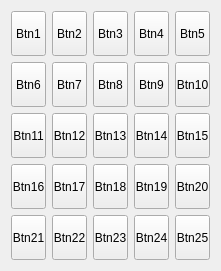
<?xml version="1.0" encoding="UTF-8"?>
<ui version="4.0">
 <class>Form</class>
 <widget class="QWidget" name="Form">
  <property name="geometry">
   <rect>
    <x>0</x>
    <y>0</y>
    <width>217</width>
    <height>267</height>
   </rect>
  </property>
  <property name="windowTitle">
   <string>Form</string>
  </property>
  <layout class="QGridLayout" name="gridLayout">
   <item row="0" column="0">
    <widget class="QToolButton" name="toolButton_1">
     <property name="sizePolicy">
      <sizepolicy hsizetype="Minimum" vsizetype="Minimum">
       <horstretch>0</horstretch>
       <verstretch>0</verstretch>
      </sizepolicy>
     </property>
     <property name="minimumSize">
      <size>
       <width>35</width>
       <height>45</height>
      </size>
     </property>
     <property name="maximumSize">
      <size>
       <width>30</width>
       <height>45</height>
      </size>
     </property>
     <property name="text">
      <string>Btn1</string>
     </property>
     <property name="iconSize">
      <size>
       <width>20</width>
       <height>20</height>
      </size>
     </property>
    </widget>
   </item>
   <item row="0" column="1">
    <widget class="QToolButton" name="toolButton_2">
     <property name="sizePolicy">
      <sizepolicy hsizetype="Minimum" vsizetype="Minimum">
       <horstretch>0</horstretch>
       <verstretch>0</verstretch>
      </sizepolicy>
     </property>
     <property name="minimumSize">
      <size>
       <width>35</width>
       <height>45</height>
      </size>
     </property>
     <property name="maximumSize">
      <size>
       <width>30</width>
       <height>45</height>
      </size>
     </property>
     <property name="text">
      <string>Btn2</string>
     </property>
     <property name="iconSize">
      <size>
       <width>20</width>
       <height>20</height>
      </size>
     </property>
    </widget>
   </item>
   <item row="0" column="2">
    <widget class="QToolButton" name="toolButton_3">
     <property name="sizePolicy">
      <sizepolicy hsizetype="Minimum" vsizetype="Minimum">
       <horstretch>0</horstretch>
       <verstretch>0</verstretch>
      </sizepolicy>
     </property>
     <property name="minimumSize">
      <size>
       <width>35</width>
       <height>45</height>
      </size>
     </property>
     <property name="maximumSize">
      <size>
       <width>30</width>
       <height>45</height>
      </size>
     </property>
     <property name="text">
      <string>Btn3</string>
     </property>
     <property name="iconSize">
      <size>
       <width>20</width>
       <height>20</height>
      </size>
     </property>
    </widget>
   </item>
   <item row="0" column="3">
    <widget class="QToolButton" name="toolButton_4">
     <property name="sizePolicy">
      <sizepolicy hsizetype="Minimum" vsizetype="Minimum">
       <horstretch>0</horstretch>
       <verstretch>0</verstretch>
      </sizepolicy>
     </property>
     <property name="minimumSize">
      <size>
       <width>35</width>
       <height>45</height>
      </size>
     </property>
     <property name="maximumSize">
      <size>
       <width>30</width>
       <height>45</height>
      </size>
     </property>
     <property name="text">
      <string>Btn4</string>
     </property>
     <property name="iconSize">
      <size>
       <width>20</width>
       <height>20</height>
      </size>
     </property>
    </widget>
   </item>
   <item row="0" column="4">
    <widget class="QToolButton" name="toolButton_5">
     <property name="sizePolicy">
      <sizepolicy hsizetype="Minimum" vsizetype="Minimum">
       <horstretch>0</horstretch>
       <verstretch>0</verstretch>
      </sizepolicy>
     </property>
     <property name="minimumSize">
      <size>
       <width>35</width>
       <height>45</height>
      </size>
     </property>
     <property name="maximumSize">
      <size>
       <width>30</width>
       <height>45</height>
      </size>
     </property>
     <property name="text">
      <string>Btn5</string>
     </property>
     <property name="iconSize">
      <size>
       <width>20</width>
       <height>20</height>
      </size>
     </property>
    </widget>
   </item>
   <item row="1" column="0">
    <widget class="QToolButton" name="toolButton_6">
     <property name="sizePolicy">
      <sizepolicy hsizetype="Minimum" vsizetype="Minimum">
       <horstretch>0</horstretch>
       <verstretch>0</verstretch>
      </sizepolicy>
     </property>
     <property name="minimumSize">
      <size>
       <width>35</width>
       <height>45</height>
      </size>
     </property>
     <property name="maximumSize">
      <size>
       <width>30</width>
       <height>45</height>
      </size>
     </property>
     <property name="text">
      <string>Btn6</string>
     </property>
     <property name="iconSize">
      <size>
       <width>20</width>
       <height>20</height>
      </size>
     </property>
    </widget>
   </item>
   <item row="1" column="1">
    <widget class="QToolButton" name="toolButton_10">
     <property name="sizePolicy">
      <sizepolicy hsizetype="Minimum" vsizetype="Minimum">
       <horstretch>0</horstretch>
       <verstretch>0</verstretch>
      </sizepolicy>
     </property>
     <property name="minimumSize">
      <size>
       <width>35</width>
       <height>45</height>
      </size>
     </property>
     <property name="maximumSize">
      <size>
       <width>30</width>
       <height>45</height>
      </size>
     </property>
     <property name="text">
      <string>Btn7</string>
     </property>
     <property name="iconSize">
      <size>
       <width>20</width>
       <height>20</height>
      </size>
     </property>
    </widget>
   </item>
   <item row="1" column="2">
    <widget class="QToolButton" name="toolButton_8">
     <property name="sizePolicy">
      <sizepolicy hsizetype="Minimum" vsizetype="Minimum">
       <horstretch>0</horstretch>
       <verstretch>0</verstretch>
      </sizepolicy>
     </property>
     <property name="minimumSize">
      <size>
       <width>35</width>
       <height>45</height>
      </size>
     </property>
     <property name="maximumSize">
      <size>
       <width>30</width>
       <height>45</height>
      </size>
     </property>
     <property name="text">
      <string>Btn8</string>
     </property>
     <property name="iconSize">
      <size>
       <width>20</width>
       <height>20</height>
      </size>
     </property>
    </widget>
   </item>
   <item row="1" column="3">
    <widget class="QToolButton" name="toolButton_7">
     <property name="sizePolicy">
      <sizepolicy hsizetype="Minimum" vsizetype="Minimum">
       <horstretch>0</horstretch>
       <verstretch>0</verstretch>
      </sizepolicy>
     </property>
     <property name="minimumSize">
      <size>
       <width>35</width>
       <height>45</height>
      </size>
     </property>
     <property name="maximumSize">
      <size>
       <width>30</width>
       <height>45</height>
      </size>
     </property>
     <property name="text">
      <string>Btn9</string>
     </property>
     <property name="iconSize">
      <size>
       <width>20</width>
       <height>20</height>
      </size>
     </property>
    </widget>
   </item>
   <item row="1" column="4">
    <widget class="QToolButton" name="toolButton_12">
     <property name="sizePolicy">
      <sizepolicy hsizetype="Minimum" vsizetype="Minimum">
       <horstretch>0</horstretch>
       <verstretch>0</verstretch>
      </sizepolicy>
     </property>
     <property name="minimumSize">
      <size>
       <width>35</width>
       <height>45</height>
      </size>
     </property>
     <property name="maximumSize">
      <size>
       <width>30</width>
       <height>45</height>
      </size>
     </property>
     <property name="text">
      <string>Btn10</string>
     </property>
     <property name="iconSize">
      <size>
       <width>20</width>
       <height>20</height>
      </size>
     </property>
    </widget>
   </item>
   <item row="2" column="0">
    <widget class="QToolButton" name="toolButton_9">
     <property name="sizePolicy">
      <sizepolicy hsizetype="Minimum" vsizetype="Minimum">
       <horstretch>0</horstretch>
       <verstretch>0</verstretch>
      </sizepolicy>
     </property>
     <property name="minimumSize">
      <size>
       <width>35</width>
       <height>45</height>
      </size>
     </property>
     <property name="maximumSize">
      <size>
       <width>30</width>
       <height>45</height>
      </size>
     </property>
     <property name="text">
      <string>Btn11</string>
     </property>
     <property name="iconSize">
      <size>
       <width>20</width>
       <height>20</height>
      </size>
     </property>
    </widget>
   </item>
   <item row="2" column="1">
    <widget class="QToolButton" name="toolButton_11">
     <property name="sizePolicy">
      <sizepolicy hsizetype="Minimum" vsizetype="Minimum">
       <horstretch>0</horstretch>
       <verstretch>0</verstretch>
      </sizepolicy>
     </property>
     <property name="minimumSize">
      <size>
       <width>35</width>
       <height>45</height>
      </size>
     </property>
     <property name="maximumSize">
      <size>
       <width>30</width>
       <height>45</height>
      </size>
     </property>
     <property name="text">
      <string>Btn12</string>
     </property>
     <property name="iconSize">
      <size>
       <width>20</width>
       <height>20</height>
      </size>
     </property>
    </widget>
   </item>
   <item row="2" column="2">
    <widget class="QToolButton" name="toolButton_14">
     <property name="sizePolicy">
      <sizepolicy hsizetype="Minimum" vsizetype="Minimum">
       <horstretch>0</horstretch>
       <verstretch>0</verstretch>
      </sizepolicy>
     </property>
     <property name="minimumSize">
      <size>
       <width>35</width>
       <height>45</height>
      </size>
     </property>
     <property name="maximumSize">
      <size>
       <width>30</width>
       <height>45</height>
      </size>
     </property>
     <property name="text">
      <string>Btn13</string>
     </property>
     <property name="iconSize">
      <size>
       <width>20</width>
       <height>20</height>
      </size>
     </property>
    </widget>
   </item>
   <item row="2" column="3">
    <widget class="QToolButton" name="toolButton_18">
     <property name="sizePolicy">
      <sizepolicy hsizetype="Minimum" vsizetype="Minimum">
       <horstretch>0</horstretch>
       <verstretch>0</verstretch>
      </sizepolicy>
     </property>
     <property name="minimumSize">
      <size>
       <width>35</width>
       <height>45</height>
      </size>
     </property>
     <property name="maximumSize">
      <size>
       <width>30</width>
       <height>45</height>
      </size>
     </property>
     <property name="text">
      <string>Btn14</string>
     </property>
     <property name="iconSize">
      <size>
       <width>20</width>
       <height>20</height>
      </size>
     </property>
    </widget>
   </item>
   <item row="2" column="4">
    <widget class="QToolButton" name="toolButton_13">
     <property name="sizePolicy">
      <sizepolicy hsizetype="Minimum" vsizetype="Minimum">
       <horstretch>0</horstretch>
       <verstretch>0</verstretch>
      </sizepolicy>
     </property>
     <property name="minimumSize">
      <size>
       <width>35</width>
       <height>45</height>
      </size>
     </property>
     <property name="maximumSize">
      <size>
       <width>30</width>
       <height>45</height>
      </size>
     </property>
     <property name="text">
      <string>Btn15</string>
     </property>
     <property name="iconSize">
      <size>
       <width>20</width>
       <height>20</height>
      </size>
     </property>
    </widget>
   </item>
   <item row="3" column="0">
    <widget class="QToolButton" name="toolButton_16">
     <property name="sizePolicy">
      <sizepolicy hsizetype="Minimum" vsizetype="Minimum">
       <horstretch>0</horstretch>
       <verstretch>0</verstretch>
      </sizepolicy>
     </property>
     <property name="minimumSize">
      <size>
       <width>35</width>
       <height>45</height>
      </size>
     </property>
     <property name="maximumSize">
      <size>
       <width>30</width>
       <height>45</height>
      </size>
     </property>
     <property name="text">
      <string>Btn16</string>
     </property>
     <property name="iconSize">
      <size>
       <width>20</width>
       <height>20</height>
      </size>
     </property>
    </widget>
   </item>
   <item row="3" column="1">
    <widget class="QToolButton" name="toolButton_15">
     <property name="sizePolicy">
      <sizepolicy hsizetype="Minimum" vsizetype="Minimum">
       <horstretch>0</horstretch>
       <verstretch>0</verstretch>
      </sizepolicy>
     </property>
     <property name="minimumSize">
      <size>
       <width>35</width>
       <height>45</height>
      </size>
     </property>
     <property name="maximumSize">
      <size>
       <width>30</width>
       <height>45</height>
      </size>
     </property>
     <property name="text">
      <string>Btn17</string>
     </property>
     <property name="iconSize">
      <size>
       <width>20</width>
       <height>20</height>
      </size>
     </property>
    </widget>
   </item>
   <item row="3" column="2">
    <widget class="QToolButton" name="toolButton_17">
     <property name="sizePolicy">
      <sizepolicy hsizetype="Minimum" vsizetype="Minimum">
       <horstretch>0</horstretch>
       <verstretch>0</verstretch>
      </sizepolicy>
     </property>
     <property name="minimumSize">
      <size>
       <width>35</width>
       <height>45</height>
      </size>
     </property>
     <property name="maximumSize">
      <size>
       <width>30</width>
       <height>45</height>
      </size>
     </property>
     <property name="text">
      <string>Btn18</string>
     </property>
     <property name="iconSize">
      <size>
       <width>20</width>
       <height>20</height>
      </size>
     </property>
    </widget>
   </item>
   <item row="3" column="3">
    <widget class="QToolButton" name="toolButton_21">
     <property name="sizePolicy">
      <sizepolicy hsizetype="Minimum" vsizetype="Minimum">
       <horstretch>0</horstretch>
       <verstretch>0</verstretch>
      </sizepolicy>
     </property>
     <property name="minimumSize">
      <size>
       <width>35</width>
       <height>45</height>
      </size>
     </property>
     <property name="maximumSize">
      <size>
       <width>30</width>
       <height>45</height>
      </size>
     </property>
     <property name="text">
      <string>Btn19</string>
     </property>
     <property name="iconSize">
      <size>
       <width>20</width>
       <height>20</height>
      </size>
     </property>
    </widget>
   </item>
   <item row="3" column="4">
    <widget class="QToolButton" name="toolButton_22">
     <property name="sizePolicy">
      <sizepolicy hsizetype="Minimum" vsizetype="Minimum">
       <horstretch>0</horstretch>
       <verstretch>0</verstretch>
      </sizepolicy>
     </property>
     <property name="minimumSize">
      <size>
       <width>35</width>
       <height>45</height>
      </size>
     </property>
     <property name="maximumSize">
      <size>
       <width>30</width>
       <height>45</height>
      </size>
     </property>
     <property name="text">
      <string>Btn20</string>
     </property>
     <property name="iconSize">
      <size>
       <width>20</width>
       <height>20</height>
      </size>
     </property>
    </widget>
   </item>
   <item row="4" column="0">
    <widget class="QToolButton" name="toolButton_24">
     <property name="sizePolicy">
      <sizepolicy hsizetype="Minimum" vsizetype="Minimum">
       <horstretch>0</horstretch>
       <verstretch>0</verstretch>
      </sizepolicy>
     </property>
     <property name="minimumSize">
      <size>
       <width>35</width>
       <height>45</height>
      </size>
     </property>
     <property name="maximumSize">
      <size>
       <width>30</width>
       <height>45</height>
      </size>
     </property>
     <property name="text">
      <string>Btn21</string>
     </property>
     <property name="iconSize">
      <size>
       <width>20</width>
       <height>20</height>
      </size>
     </property>
    </widget>
   </item>
   <item row="4" column="1">
    <widget class="QToolButton" name="toolButton_19">
     <property name="sizePolicy">
      <sizepolicy hsizetype="Minimum" vsizetype="Minimum">
       <horstretch>0</horstretch>
       <verstretch>0</verstretch>
      </sizepolicy>
     </property>
     <property name="minimumSize">
      <size>
       <width>35</width>
       <height>45</height>
      </size>
     </property>
     <property name="maximumSize">
      <size>
       <width>30</width>
       <height>45</height>
      </size>
     </property>
     <property name="text">
      <string>Btn22</string>
     </property>
     <property name="iconSize">
      <size>
       <width>20</width>
       <height>20</height>
      </size>
     </property>
    </widget>
   </item>
   <item row="4" column="2">
    <widget class="QToolButton" name="toolButton_23">
     <property name="sizePolicy">
      <sizepolicy hsizetype="Minimum" vsizetype="Minimum">
       <horstretch>0</horstretch>
       <verstretch>0</verstretch>
      </sizepolicy>
     </property>
     <property name="minimumSize">
      <size>
       <width>35</width>
       <height>45</height>
      </size>
     </property>
     <property name="maximumSize">
      <size>
       <width>30</width>
       <height>45</height>
      </size>
     </property>
     <property name="text">
      <string>Btn23</string>
     </property>
     <property name="iconSize">
      <size>
       <width>20</width>
       <height>20</height>
      </size>
     </property>
    </widget>
   </item>
   <item row="4" column="3">
    <widget class="QToolButton" name="toolButton_20">
     <property name="sizePolicy">
      <sizepolicy hsizetype="Minimum" vsizetype="Minimum">
       <horstretch>0</horstretch>
       <verstretch>0</verstretch>
      </sizepolicy>
     </property>
     <property name="minimumSize">
      <size>
       <width>35</width>
       <height>45</height>
      </size>
     </property>
     <property name="maximumSize">
      <size>
       <width>30</width>
       <height>45</height>
      </size>
     </property>
     <property name="text">
      <string>Btn24</string>
     </property>
     <property name="iconSize">
      <size>
       <width>20</width>
       <height>20</height>
      </size>
     </property>
    </widget>
   </item>
   <item row="4" column="4">
    <widget class="QToolButton" name="toolButton_25">
     <property name="sizePolicy">
      <sizepolicy hsizetype="Minimum" vsizetype="Minimum">
       <horstretch>0</horstretch>
       <verstretch>0</verstretch>
      </sizepolicy>
     </property>
     <property name="minimumSize">
      <size>
       <width>35</width>
       <height>45</height>
      </size>
     </property>
     <property name="maximumSize">
      <size>
       <width>30</width>
       <height>45</height>
      </size>
     </property>
     <property name="text">
      <string>Btn25</string>
     </property>
     <property name="iconSize">
      <size>
       <width>20</width>
       <height>20</height>
      </size>
     </property>
    </widget>
   </item>
  </layout>
 </widget>
 <resources/>
 <connections/>
</ui>
